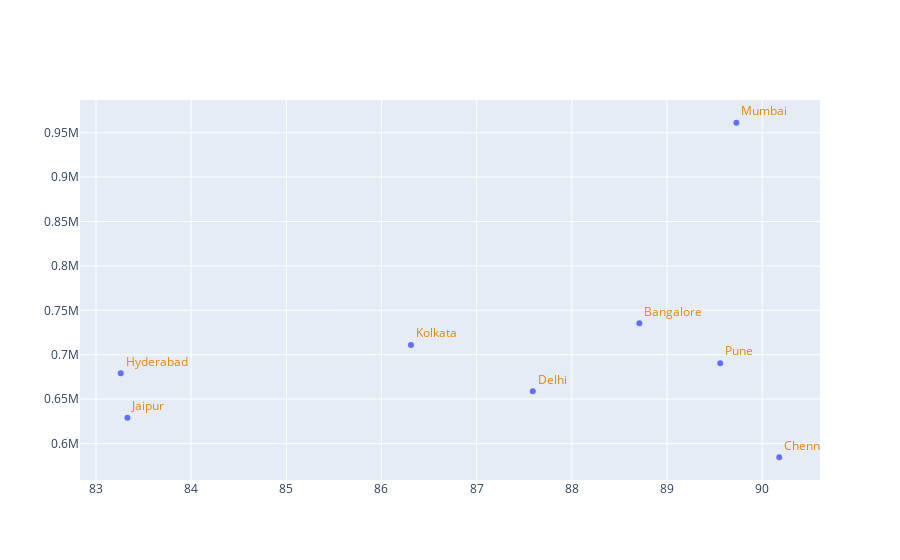

This figure's notebook cell:
### Code cell
import plotly.graph_objects as go
data = go.Scatter(x=sps_fnd_loc_lit['Literacy'],
                  y=sps_fnd_loc_lit['Avg. Salary'],
                  text=sps_fnd_loc_lit['City'],
                  textposition='top right',
                  textfont=dict(color='#E58606'),
                  mode='markers+text',
                  name='citations')

fig = go.Figure(data=data)

fig.show()

### Figure 1 — Plotly figure (JSON) as saved in the notebook; plotly's stock layout.template omitted (floating-point values rounded to 4 significant figures)
{"data": [{"mode": "markers+text", "name": "citations", "text": ["Bangalore", "Chennai", "Hyderabad", "Jaipur", "Kolkata", "Mumbai", "Delhi", "Pune"], "textfont": {"color": "#E58606"}, "textposition": "top right", "type": "scatter", "x": [88.71, 90.18, 83.26, 83.33, 86.31, 89.73, 87.59, 89.56], "y": [735300.0, 584600.0, 679100.0, 629100.0, 710900.0, 961200.0, 658800.0, 690500.0]}], "layout": {"autosize": true, "xaxis": {"autorange": true, "range": [82.84, 90.6], "type": "linear"}, "yaxis": {"autorange": true, "range": [553500.0, 992300.0], "type": "linear"}}}
